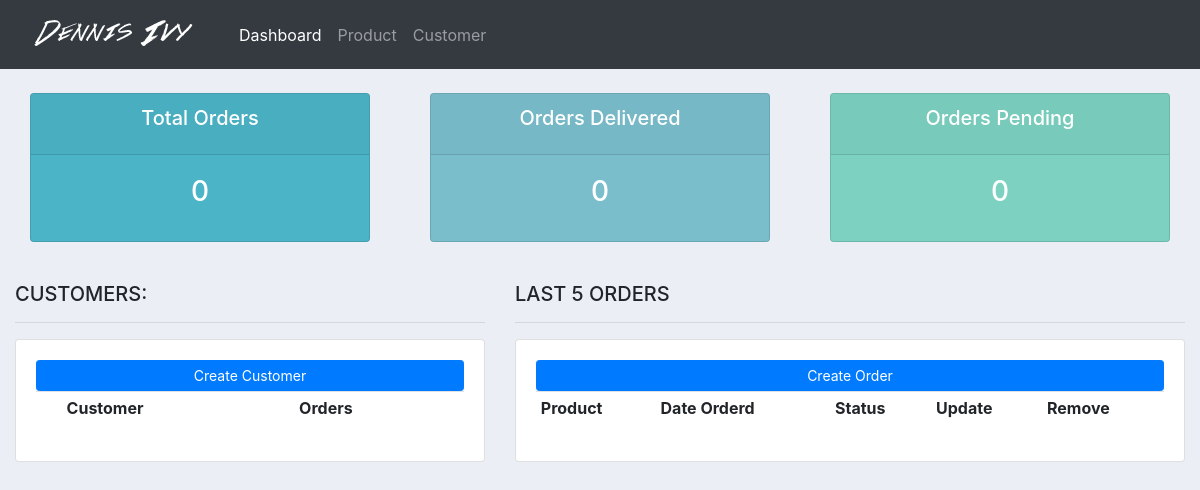
Before: / with the older database file.
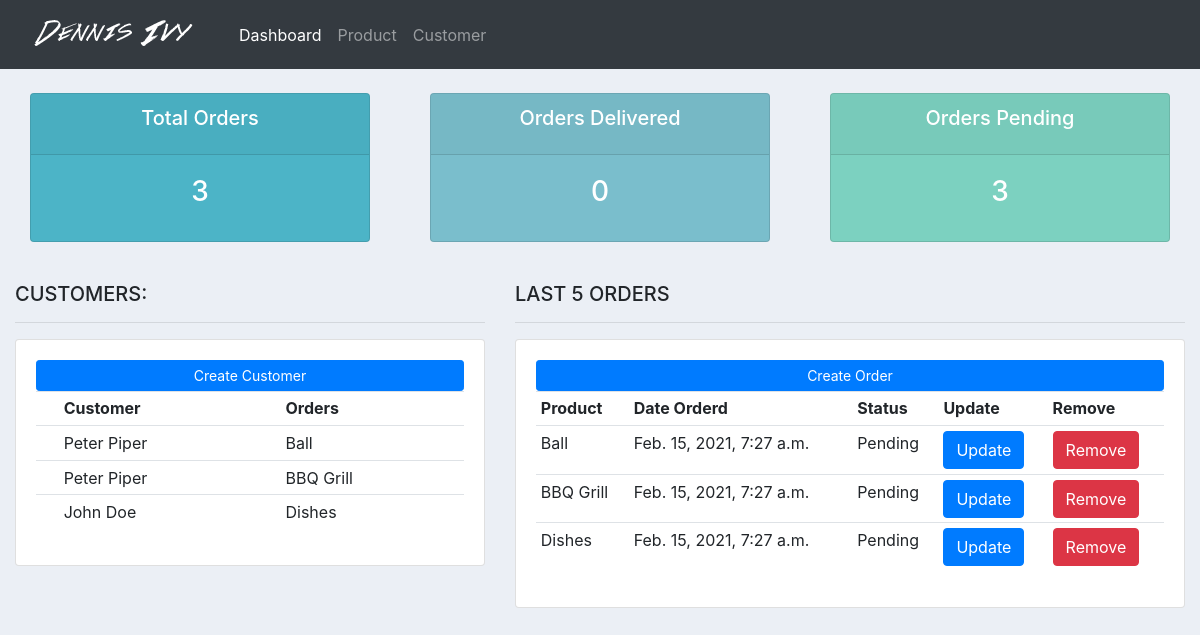
After: the same page with the newer database file.
### accounts/models.py (models this page shows)
class Order(models.Model):
  STATUS = (
    ('Pending', 'Pending'),
    ('Out for delivery', 'Out for delivery'),
    ('Delivered', 'Delivered'),
  )
  customer = models.ForeignKey(Customer, null=True, on_delete=models.SET_NULL)
  product = models.ForeignKey(Product, null=True, on_delete=models.SET_NULL)
  date_created = models.DateTimeField(auto_now_add=True, null=True)
  status = models.CharField(max_length=200, null=True, choices=STATUS)

class Customer(models.Model):
  name = models.CharField(max_length=200, null=True)
  phone = models.CharField(max_length=200, null=True)
  email = models.EmailField(null=True)
  date_created = models.DateTimeField(auto_now_add=True, null=True)
  def __str__(self):
    return f'{self.name}'

class Product(models.Model):
  CATEGORY = (
    ('Indoor', 'Indoor'),
    ('Out door', 'Out door'),
  )
  name = models.CharField(max_length=200, null=True)
  price = models.FloatField(null=True)
  category = models.CharField(max_length=200, null=True, choices=CATEGORY)
  description = models.CharField(max_length=200, null=True, blank=True)
  date_created = models.DateTimeField(auto_now_add=True, null=True)
  tags = models.ManyToManyField(Tag)
  def __str__(self):
    return f'{self.name}'

### accounts/views.py (the view)
# urls.py: path('', views.home, name='home'),
def home(request):
  orders = Order.objects.all()
  customers = Customer.objects.all()
  total_customers = customers.count()
  total_orders = orders.count()
  orders_pending = Order.objects.filter(status='Pending').count()
  orders_delivered = Order.objects.filter(status='Delivered').count()
  context = {
            'orders': orders,
            'customers': customers,
            'total_orders' : total_orders,
            'orders_pending' : orders_pending,
            'orders_delivered' : orders_delivered,
            }
  return render(request, 'accounts/dashboard.html', context)

### accounts/templates/accounts/dashboard.html
{% extends './base.html' %} {% block content %}
{%  include 'accounts/status.html' %}
<br>
<div class="row">
	<div class="col-md-5">
		<h5>CUSTOMERS:</h5>
		<hr>
		<div class="card card-body">
			<a class="btn btn-primary  btn-sm btn-block" href="">Create Customer</a>
			<table class="table table-sm">
				<tr>
					<th></th>
					<th>Customer</th>
					<th>Orders</th>
				</tr>
				{% for order in orders %}
				<tr>
					<td></td>
					<td>{{ order.customer }}</td>
					<td>{{ order.product }}</td>
				</tr>
				{% endfor %}
			</table>
		</div>
	</div>
	<div class="col-md-7">
		<h5>LAST 5 ORDERS</h5>
		<hr>
		<div class="card card-body">
			<a class="btn btn-primary  btn-sm btn-block" href="">Create Order</a>
			<table class="table table-sm">
				<tr>
					<th>Product</th>
					<th>Date Orderd</th>
					<th>Status</th>
					<th>Update</th>
					<th>Remove</th>
				</tr>
				{% for order in orders %}
				<tr>
					<td>{{ order.product }}</td>
					<td>{{ order.date_created }}</td>
					<td>{{ order.status }}</td>
					<td><a href=""><button class="btn btn-primary">Update</button></a></td>
					<td><a href=""><button class="btn btn-danger">Remove</button></a></td>
				</tr>
				{% endfor %}
			</table>
		</div>
	</div>
</div>
{% endblock %}

### accounts/templates/accounts/base.html (shortened to what this page needs)
{% load static %}
<!DOCTYPE html>
<html lang="en">
<head>
  <link rel="stylesheet" href="https://stackpath.bootstrapcdn.com/bootstrap/4.3.1/css/bootstrap.min.css">
  <link rel="stylesheet" type="text/css" href="{% static '/css/main.css' %}">
</head>
<body>
  {% include './navbar.html' %}
  <div class="container-fluid">
    {% block content %}
    {% endblock %}
  </div>
</body>
</html>

### accounts/templates/accounts/navbar.html (shortened to what this page needs)
{% load static %}
<nav class="navbar navbar-expand-lg navbar-dark bg-dark">
  <a class="navbar-brand" href="{% url 'home' %}"><img src="{% static '/images/logo.png' %}" alt=""></a>
  <div class="collapse navbar-collapse" id="navbarNav">
    <ul class="navbar-nav">
      <li class="nav-item active">
        <a class="nav-link" href="{% url 'home' %}">Dashboard</a>
      </li>
      <li class="nav-item">
        <a class="nav-link" href="{% url 'products' %}">Product</a>
      </li>
      <li class="nav-item">
        <a class="nav-link" href="{% url 'customer' %}">Customer</a>
      </li>
    </ul>
  </div>
</nav>

### accounts/templates/accounts/status.html
<br>
<div class="row">
	<div class="col">
		<div class="col-md">
			<div class="card text-center text-white  mb-3" id="total-orders">
			  	<div class="card-header">
			  		<h5 class="card-title">Total Orders</h5>
			  	</div>
			  	<div class="card-body">
			    	<h3 class="card-title">{{ orders_pending }}</h3>
			  	</div>
			</div>
		</div>
	</div>
	<div class="col">
		<div class="col-md">
			<div class="card text-center text-white  mb-3" id="orders-delivered">
			  	<div class="card-header">
			  		<h5 class="card-title">Orders Delivered</h5>
			  	</div>
			  	<div class="card-body">
			    	<h3 class="card-title">{{ orders_delivered }}</h3>
			  	</div>
			</div>
		</div>
	</div>
	<div class="col">
		<div class="col-md">
			<div class="card text-center text-white  mb-3" id="orders-pending">
			  	<div class="card-header">
			  		<h5 class="card-title">Orders Pending</h5>
			  	</div>
			  	<div class="card-body">
			    	<h3 class="card-title">{{ orders_pending }}</h3>
			  	</div>
			</div>
		</div>
	</div>
</div>

### crm/static/css/main.css (style rules this page uses)
body { background-color: #ebeff5; }
#total-orders { background-color: #4cb4c7; }
#orders-delivered { background-color: #7abecc; }
#orders-pending { background-color: #7cd1c0; }

Changed rows visible on the page:
added Order: customer "Peter Piper", product "Ball", date_created "Feb. 15, 2021, 7:27 a.m.", status "Pending"
added Order: customer "Peter Piper", product "BBQ Grill", date_created "Feb. 15, 2021, 7:27 a.m.", status "Pending"
added Order: customer "John Doe", product "Dishes", date_created "Feb. 15, 2021, 7:27 a.m.", status "Pending"
Other visible differences:
{{ orders_pending }}: "0" → "3"
